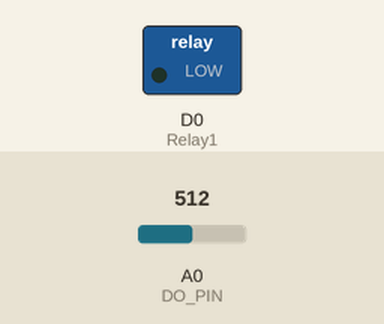
A sketch run on a simulated ESP8266 (NodeMCU). Parts: switched loads named in the sketch (green lamp = pin HIGH). Inputs (shaded band) come from the test bench; at power-on: A0 (DO_PIN) = 512. WiFi joins after 1.5 s; servers stay silent unless stated; what the sketch prints to the serial monitor is not drawn.

Above: at 3.0 s.
3.1 s: A0 (DO_PIN) set to 211
9.8 s: A0 (DO_PIN) set to 185
At 15.2 s:
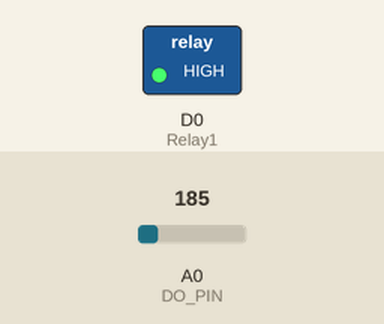
16.5 s: A0 (DO_PIN) set to 306
At 21.2 s:
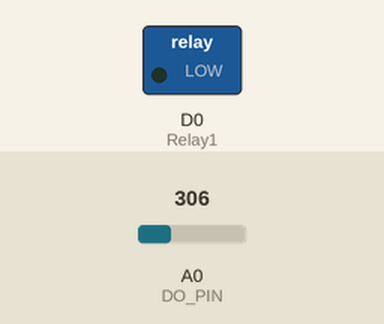
23.2 s: A0 (DO_PIN) set to 122
At 27.3 s:
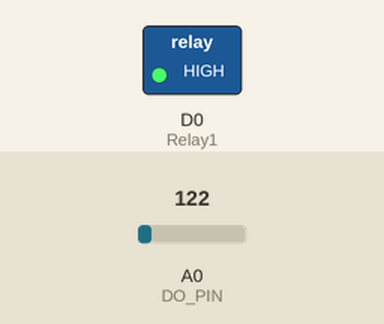
Timing chart, 0 to 28.8 s (numbered marks = the images above; inputs shaded):
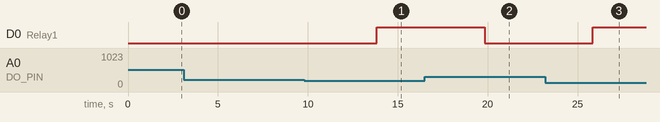

Measured:
- the behaviour switches between 199 and 198 on A0 (DO_PIN) (found by bisection; images 0 and 1)
- after the input at 3.1 s, every drawn part: stays the same
- after the input at 9.8 s, D0 (Relay1): LOW → HIGH after 4.0 s
- after the input at 16.5 s, D0 (Relay1): HIGH → LOW after 3.3 s
- after the input at 23.2 s, D0 (Relay1): LOW → HIGH after 2.6 s

The sketch:

Do01.ino
```cpp
#include <Arduino.h>
#define DO_PIN A0
#define VREF 5000    //VREF (mv)
#define ADC_RES 1024 //ADC Resolution

//Single-point calibration Mode=0
//Two-point calibration Mode=1
#define TWO_POINT_CALIBRATION 0

#define READ_TEMP (25) //Current water temperature ℃, Or temperature sensor function

//Single point calibration needs to be filled CAL1_V and CAL1_T
#define CAL1_V (1600) //mv
#define CAL1_T (25)   //℃
//Two-point calibration needs to be filled CAL2_V and CAL2_T
//CAL1 High temperature point, CAL2 Low temperature point
#define CAL2_V (1300) //mv
#define CAL2_T (15)   //℃

#define BLYNK_PRINT Serial
#include <ESP8266WiFi.h>
#include <BlynkSimpleEsp8266.h>
#define Relay1 D0

char auth[] = "iZZOfGMzeAfyM4te1i0vJCJw0YXy-Zxg";
char ssid[] = "IoT_IT60_SKRU";
char pass[] = "604235036";

WidgetLED led1(V7);

const uint16_t DO_Table[41] = {
  14460, 14220, 13820, 13440, 13090, 12740, 12420, 12110, 11810, 11530,
  11260, 11010, 10770, 10530, 10300, 10080, 9860, 9660, 9460, 9270,
  9080, 8900, 8730, 8570, 8410, 8250, 8110, 7960, 7820, 7690,
  7560, 7430, 7300, 7180, 7070, 6950, 6840, 6730, 6630, 6530, 6410
};

uint8_t Temperaturet;
uint16_t ADC_Raw;
uint16_t ADC_Voltage;
uint16_t DO;
float Sum;
int16_t readDO(uint32_t voltage_mv, uint8_t temperature_c)

{
#if TWO_POINT_CALIBRATION == 0
  uint16_t V_saturation = (uint32_t)CAL1_V + (uint32_t)35 * temperature_c - (uint32_t)CAL1_T * 35;
  return (voltage_mv * DO_Table[temperature_c] / V_saturation);
#else
  uint16_t V_saturation = (int16_t)((int8_t)temperature_c - CAL2_T) * ((uint16_t)CAL1_V - CAL2_V) / ((uint8_t)CAL1_T - CAL2_T) + CAL2_V;
  return (voltage_mv * DO_Table[temperature_c] / V_saturation);
#endif
}

void setup()
{
  Serial.begin(9600);
  Blynk.begin(auth, ssid, pass);

  pinMode(Relay1, OUTPUT);
  digitalWrite(Relay1, LOW);

}

BLYNK_CONNECTED() {
  Blynk.syncAll();
}

void loop()
{
  Temperaturet = (uint8_t)READ_TEMP;
  ADC_Raw = analogRead(DO_PIN);
  ADC_Voltage = uint32_t(VREF) * ADC_Raw / ADC_RES;
  Sum = readDO( ADC_Voltage , Temperaturet) / 1000 ;
  Serial.println("ค่าออกซิเจน = " + String(readDO(ADC_Voltage, Temperaturet) / 1000));
  Serial.println ( Sum );
  Blynk.virtualWrite(V18, String(readDO(ADC_Voltage, Temperaturet) / 1000));
  Blynk.run();

{
      if (Sum <= 4   ) {
        led1.on(); //LED ในแอพ
        digitalWrite(Relay1, HIGH); //สั่งให้รีเลย์ทำงาน
        Serial.println("สถานะ LED1: on"); //แสดงผลออกทาง Serial Monitor

      }
//       else if (Sum >= 12  ) {
//        led1.on();
//        digitalWrite(Relay1, HIGH);
//        Serial.println("สถานะ LED: on");
//      }

      else {
        digitalWrite(Relay1, LOW);
        Serial.println("สถานะ LED: off");
        led1.off();
      }
    }


  delay(6000);
}
```
